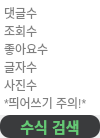
<?xml version="1.0" encoding="UTF-8"?>
<ui version="4.0">
 <class>Form</class>
 <widget class="QWidget" name="Form">
  <property name="geometry">
   <rect>
    <x>0</x>
    <y>0</y>
    <width>100</width>
    <height>138</height>
   </rect>
  </property>
  <property name="minimumSize">
   <size>
    <width>100</width>
    <height>138</height>
   </size>
  </property>
  <property name="maximumSize">
   <size>
    <width>100</width>
    <height>138</height>
   </size>
  </property>
  <property name="windowTitle">
   <string>Form</string>
  </property>
  <layout class="QVBoxLayout" name="verticalLayout">
   <property name="spacing">
    <number>0</number>
   </property>
   <property name="leftMargin">
    <number>0</number>
   </property>
   <property name="topMargin">
    <number>0</number>
   </property>
   <property name="rightMargin">
    <number>0</number>
   </property>
   <property name="bottomMargin">
    <number>0</number>
   </property>
   <item>
    <widget class="QTextEdit" name="textEdit">
     <property name="sizePolicy">
      <sizepolicy hsizetype="Preferred" vsizetype="Preferred">
       <horstretch>0</horstretch>
       <verstretch>0</verstretch>
      </sizepolicy>
     </property>
     <property name="minimumSize">
      <size>
       <width>100</width>
       <height>115</height>
      </size>
     </property>
     <property name="maximumSize">
      <size>
       <width>100</width>
       <height>115</height>
      </size>
     </property>
     <property name="focusPolicy">
      <enum>Qt::ClickFocus</enum>
     </property>
     <property name="styleSheet">
      <string notr="true">background-color: white;
border-radius: 0px;
font-family: -apple-system,BlinkMacSystemFont,&quot;Malgun Gothic&quot;,&quot;맑은고딕&quot;,helvetica,&quot;Apple SD Gothic Neo&quot;,sans-serif;
font-size: 12px;</string>
     </property>
     <property name="lineWrapColumnOrWidth">
      <number>17</number>
     </property>
     <property name="acceptRichText">
      <bool>false</bool>
     </property>
     <property name="placeholderText">
      <string>댓글수              조회수              좋아요수              글자수               사진수               *띄어쓰기 주의!*    *괄호 가능*</string>
     </property>
    </widget>
   </item>
   <item>
    <widget class="QPushButton" name="custom_btn">
     <property name="minimumSize">
      <size>
       <width>100</width>
       <height>23</height>
      </size>
     </property>
     <property name="maximumSize">
      <size>
       <width>100</width>
       <height>23</height>
      </size>
     </property>
     <property name="focusPolicy">
      <enum>Qt::NoFocus</enum>
     </property>
     <property name="styleSheet">
      <string notr="true">QPushButton {
  background-color: rgb(58, 59, 61);
  color: rgb(101,201,117);
  border-radius: 10px;
  font-family: -apple-system,BlinkMacSystemFont,&quot;Malgun Gothic&quot;,&quot;맑은고딕&quot;,helvetica,&quot;Apple SD Gothic Neo&quot;,sans-serif;
  font-size: 15px;
  font-weight: bold;
}

QPushButton:hover {
  background-color: rgb(89, 91, 94);
}

QPushButton:pressed {
  background-color: rgb(58, 59, 61);
}</string>
     </property>
     <property name="text">
      <string>수식 검색</string>
     </property>
    </widget>
   </item>
  </layout>
 </widget>
 <resources/>
 <connections/>
</ui>
